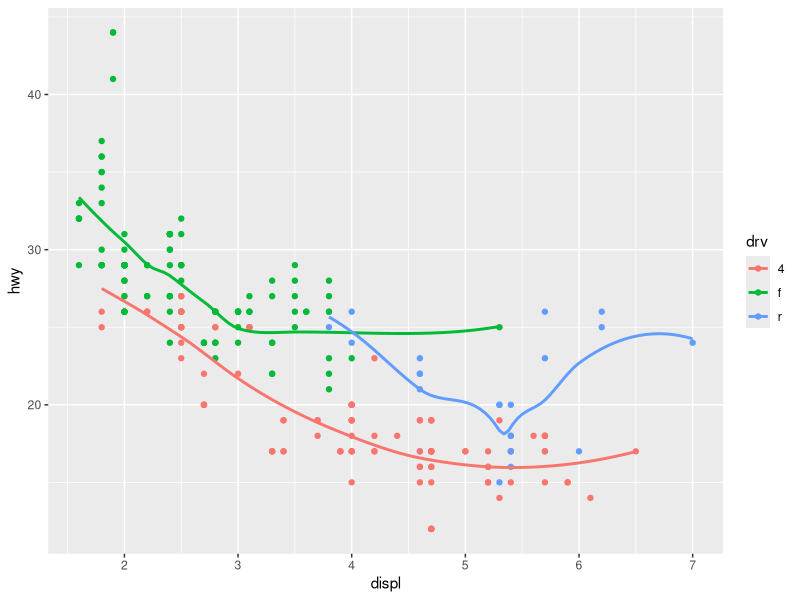
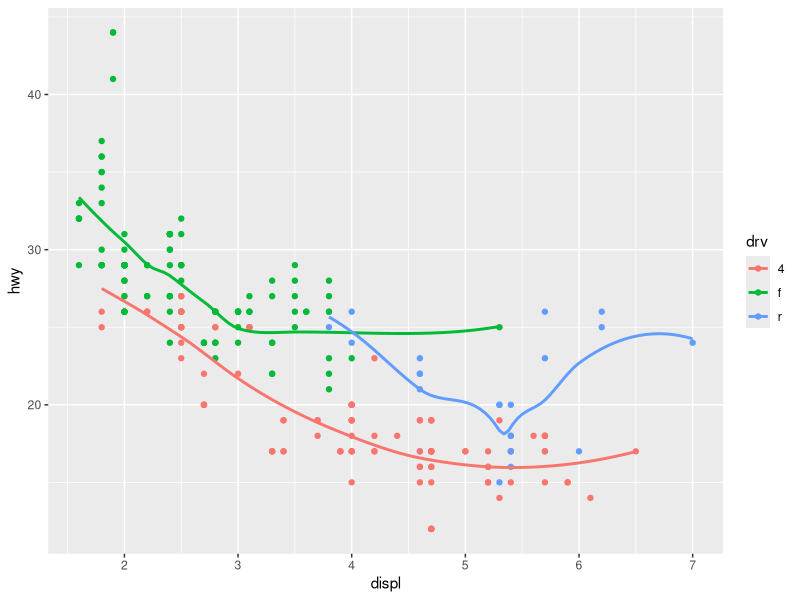
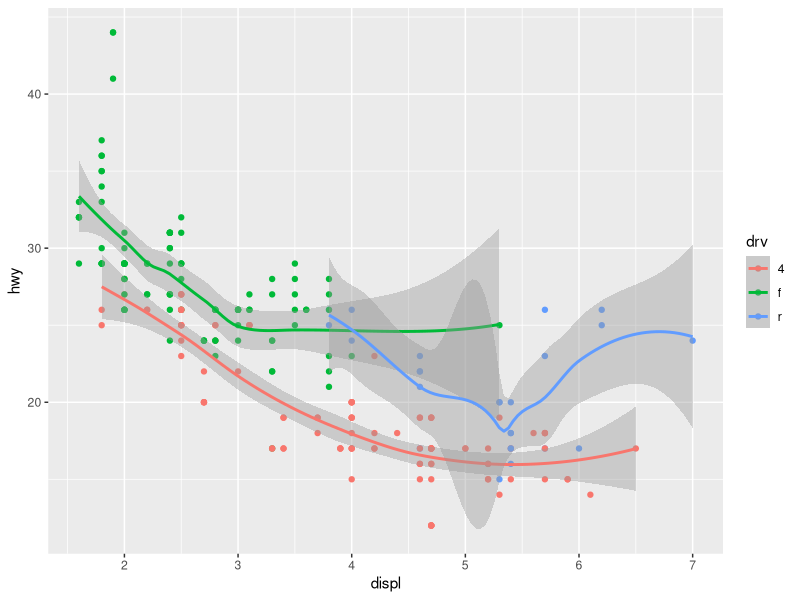
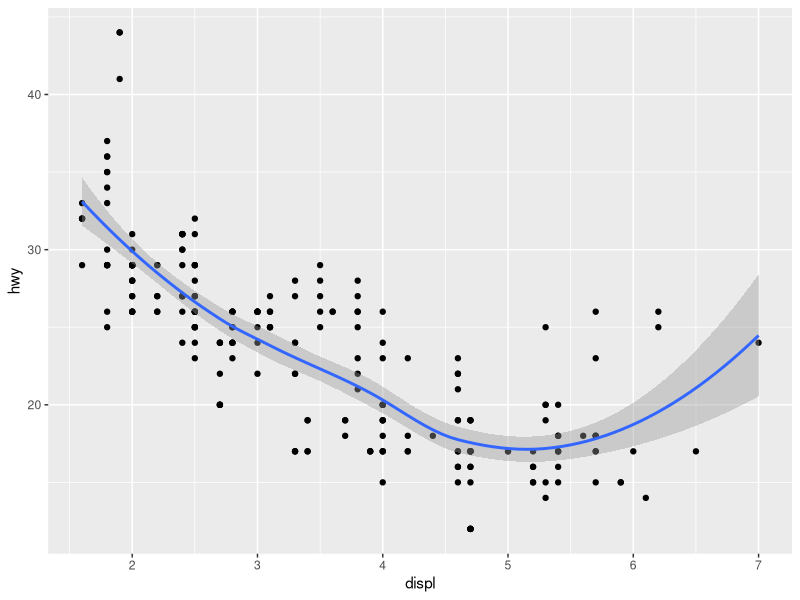
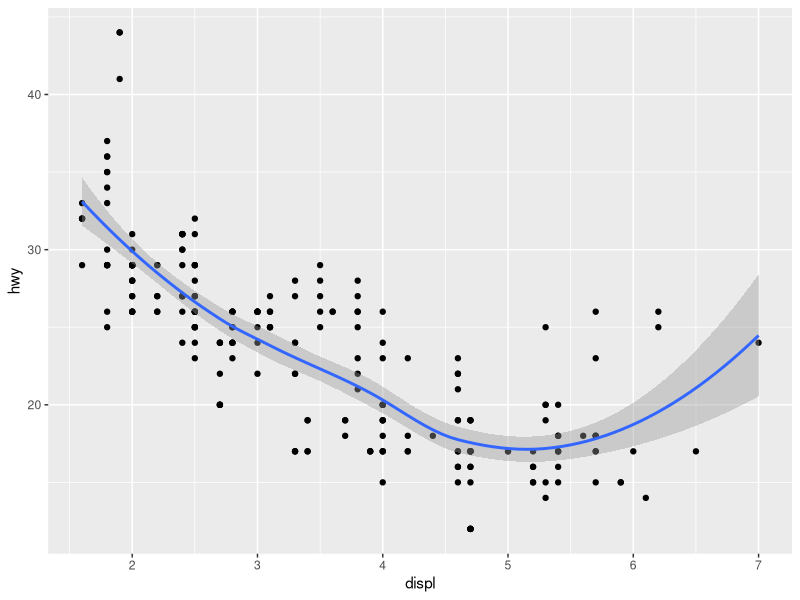
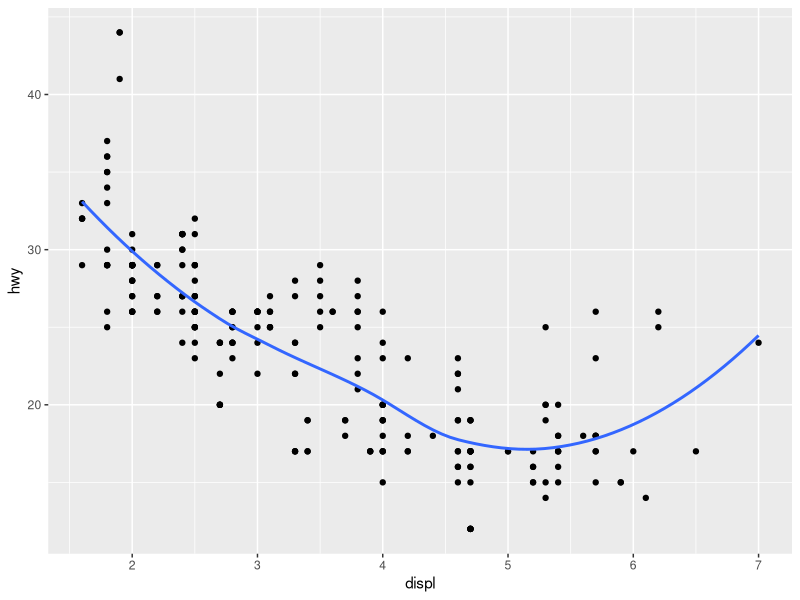
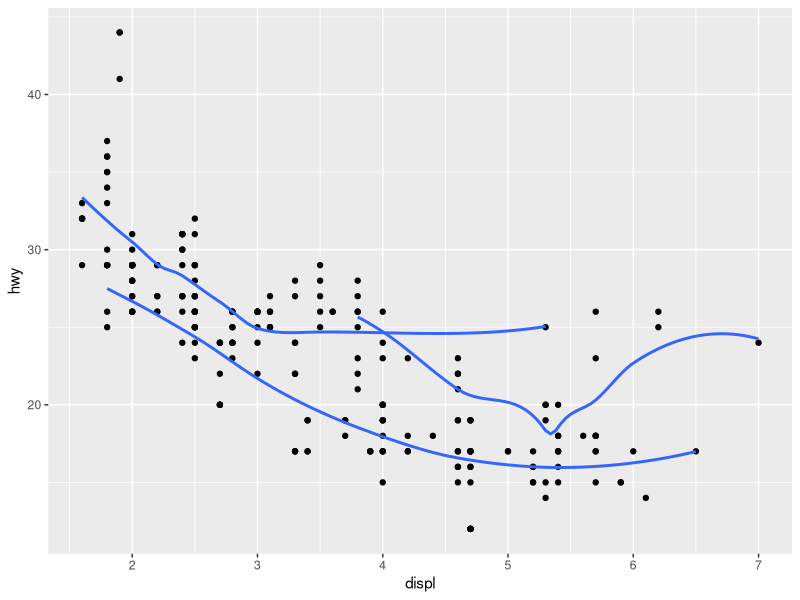
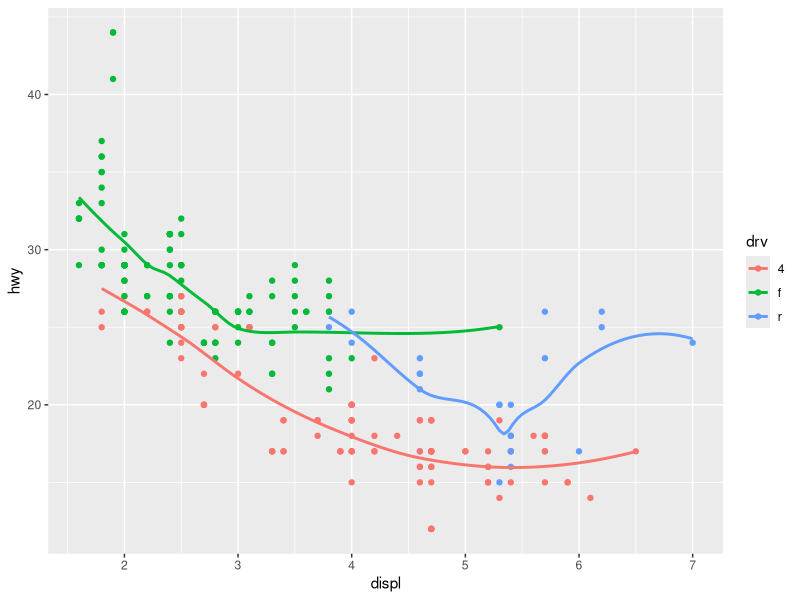

The R script that drew these images, in order:
## ---- chunk 1
library(tidyverse)
## ---- chunk 2
ggplot(data = mpg, mapping = aes(x = displ, y = hwy, color = drv)) + 
  geom_point() + 
  geom_smooth(se = FALSE)
## ---- chunk 3
ggplot(data = mpg, mapping = aes(x = displ, y = hwy, color = drv)) + 
  geom_point() + 
  geom_smooth(se = FALSE,
  show.legend=TRUE)
## ---- chunk 4
ggplot(data = mpg, mapping = aes(x = displ, y = hwy, color = drv)) + 
  geom_point() + 
  geom_smooth(se = TRUE)
## ---- chunk 5
ggplot(data = mpg, mapping = aes(x = displ, y = hwy)) + 
  geom_point() + 
  geom_smooth()

ggplot() + 
  geom_point(data = mpg, mapping = aes(x = displ, y = hwy)) + 
  geom_smooth(data = mpg, mapping = aes(x = displ, y = hwy))
## ---- chunk 6
ggplot(mpg, aes(x = displ, y = hwy)) +
  geom_point() +
  geom_smooth(se = FALSE)

ggplot(mpg, aes(x = displ, y = hwy)) +
  geom_point()+
  geom_smooth(mapping = aes(group = drv), se = FALSE)

ggplot(mpg, aes(x = displ, y = hwy, color = drv)) +
  geom_point() +
  geom_smooth(se = FALSE,
  show.legend=TRUE)

ggplot(mpg, aes(x = displ, y = hwy)) +
  geom_point(aes(colour = drv)) +
  geom_smooth(se = FALSE)

ggplot(mpg, aes(x = displ, y = hwy)) +
  geom_point(aes(colour = drv)) +
  geom_smooth(aes(linetype = drv), se = FALSE)

#6??
